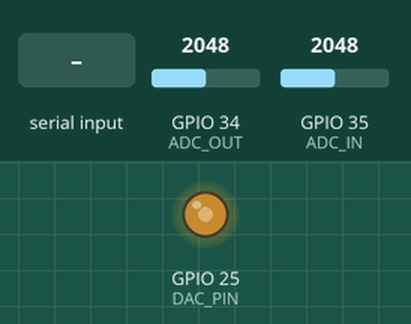
This sketch was run on a simulated ESP32. Shown: output pins drawn as LEDs (lit = HIGH). The inputs (shaded band) are chosen by the test bench; at power-on: GPIO 34 (ADC_OUT) = 2048, GPIO 35 (ADC_IN) = 2048 (analog values on the 0–4095 scale). What the sketch prints to the serial monitor is not drawn.

Above: at 1.2 s.
1.3 s: "90,45\n" received over Serial
4.5 s: GPIO 34 (ADC_OUT) set to 2866
Timing chart, 0 to 5.5 s (numbered marks = the images above; inputs shaded):
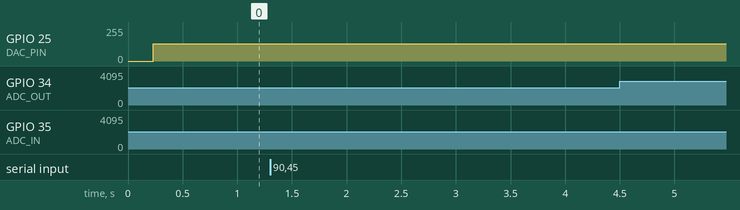

The sketch:

esp32_scope.ino
```cpp
// Week 1: a mini oscilloscope for the Arduino IDE Serial Plotter (Tools > Serial Plotter, 115200 baud).
//   G25 (DAC) plays a sine into the RC filter; G35 reads the filter input, G34 the output.
// Each screen shows real samples of a few whole cycles of both waves, in volts.
// Type a frequency in Hz (5 to 1000) in the plotter's message box and press Enter to change it.

#include <math.h>

const int DAC_PIN = 25, ADC_IN = 35, ADC_OUT = 34;
const float FS = 10000.0;                     // sample rate: one sample every 100 µs
const int DAC_MID = 128, DAC_AMP = 70;        // sine around 1.65 V, about ±0.9 V
const int POINTS = 50;                        // points per screen (the plotter shows about 50)
const int MAX_N = 4000;

#ifndef START_HZ
#define START_HZ 50                           // change at build time: -DSTART_HZ=100
#endif
float freq = START_HZ;
double phase = 0;
uint32_t nextT;
int16_t bufIn[MAX_N], bufOut[MAX_N];

// one 100 µs tick: advance the sine, update the DAC, read both pins
bool tick(int &vin, int &vout) {
  while ((int32_t)(micros() - nextT) < 0) {}
  nextT += 100;
  phase += 2 * M_PI * freq / FS;
  bool wrapped = phase >= 2 * M_PI;
  if (wrapped) phase -= 2 * M_PI;
  dacWrite(DAC_PIN, DAC_MID + (int)lround(DAC_AMP * sin(phase)));
  vin = analogRead(ADC_IN);
  vout = analogRead(ADC_OUT);
  return wrapped;
}

void setup() {
  Serial.begin(115200);
  analogReadResolution(12);
  analogSetAttenuation(ADC_11db);
  nextT = micros();
}

void loop() {
  if (Serial.available()) {                   // new frequency typed by the user
    float f = Serial.parseFloat();
    while (Serial.available()) Serial.read();
    if (f >= 5 && f <= 1000) freq = f;
  }
  int cycles = max(2, (int)ceil(POINTS * freq / FS));
  int n = min(MAX_N, (int)lround(cycles * FS / freq));
  int vin, vout;
  nextT = micros();
  for (int i = 0; i < max(300, (int)(3 * FS / freq)); i++) tick(vin, vout);   // let the filter settle
  while (!tick(vin, vout)) {}                                                // start at the top of a cycle
  for (int i = 0; i < n; i++) { tick(vin, vout); bufIn[i] = vin; bufOut[i] = vout; }
  for (int k = 0; k < POINTS; k++) {
    int i = (long)k * n / POINTS;
    float vi = bufIn[i] * 3.3 / 4095, vo = bufOut[i] * 3.3 / 4095;
    Serial.printf("input_V:%.3f,output_V:%.3f,across_R_V:%.3f,freq_Hz_div1000:%.3f\n",
                  vi, vo, vi - vo, freq / 1000);
  }
}
```
